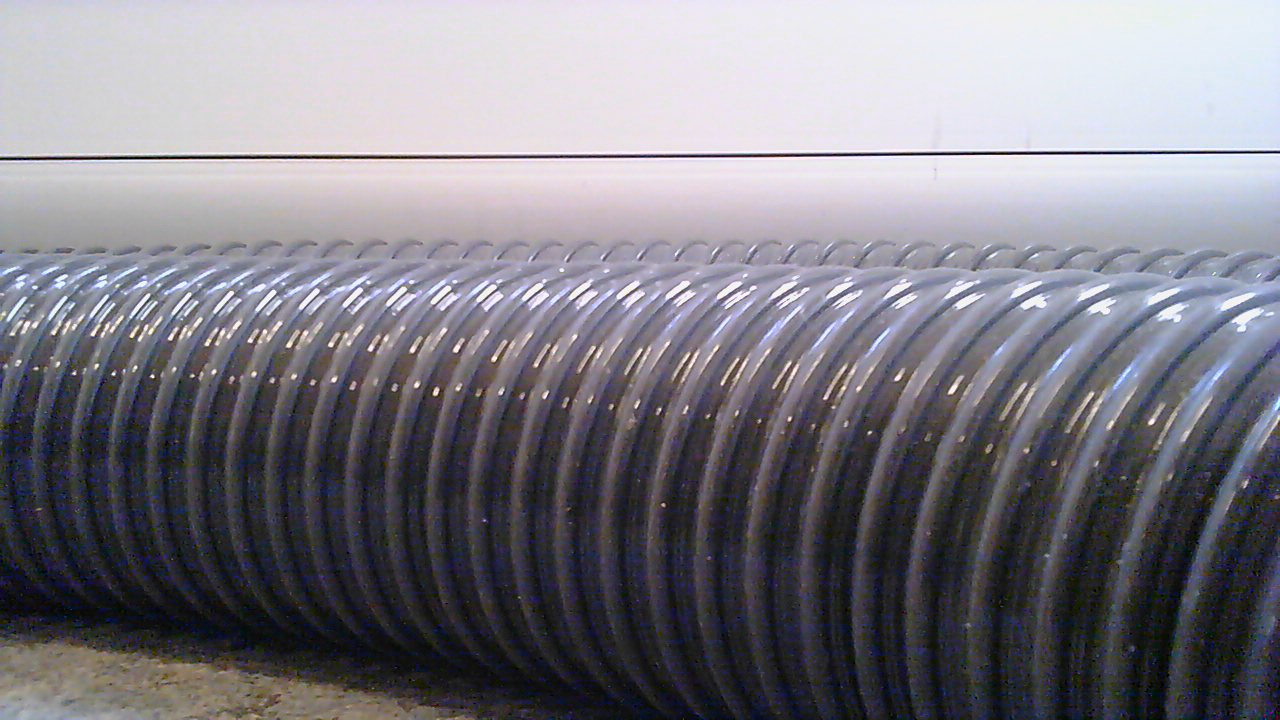
#> input picture preprocessing/input/WIN_20190214_12_47_51_Pro.png, 1280 x 720 px; its folder holds only this picture in this run
$ python pro.py   (older library calls are emulated)
#> lines starting #> are read from the running program, lines starting #| are printed output that depends on the picture
import cv2
import matplotlib.pyplot as plt
import numpy as np

def plot_image(image, name="", plt_show=True):
	'''
	Plots one image
	:param image: the image to plot
	:param img_shape: the shape of the image
	:param plt_show: debug parameter, if false it wont plot the image
	:param number of color channels, 1 for greyscale and 3 for color
	:param name: title of image default: ""
	'''

	img_shape = np.asarray(image).shape

	fig = plt.figure()
	fig.canvas.set_window_title(name)
	plt.title(name)
	if len(img_shape) == 4:
		cpy = image.reshape((img_shape[0], img_shape[1], 4))
		cv2.imwrite("output/cpy.png", cpy)
		cpy = cv2.imread("output/cpy.png")
		cpy = cv2.cvtColor(cpy, cv2.COLOR_BGR2RGB)
		plt.imshow(cpy, interpolation='nearest')
	elif len(img_shape) == 3:
		cpy = image.reshape((img_shape[0], img_shape[1], 3))
		cpy = cv2.cvtColor(cpy, cv2.COLOR_BGR2RGB)
		cv2.imwrite("output/cpy.png", cpy)
		cpy = cv2.imread("output/cpy.png")
		plt.imshow(cpy, interpolation='nearest')
	else:
		cv2.imwrite("output/cpy.png", image)
		cpy = cv2.imread("output/cpy.png")
		plt.imshow(cpy, interpolation='nearest', cmap='gray')

	if plt_show == True:
		plt.show()


def rm_green(img, height, width, r_threshold=80, g_threshold=90, b_threshold=80):
	"""
	Makes the any pixel within a color range white and any pixel above that pixel white.
	Can be used for removing redundant information if you have a color boundary.
	Example: If you have an image:
	OOOOOOOOOOO
	#O#########
	O#OO###OO##
	OOOOOOOOOOO
	OOOOOOOOOOO

	where
	# represents within threshold
	O represents any color
	@ represents white

	then the output image would be
	@@@@@@@@@@@
	@O@@@@@@@@@
	O@OO@@@OO@@
	OOOOOOOOOOO
	OOOOOOOOOOO


	:param img: the image to process
	:param height: the height of the input image
	:param width: the width of the input image
	:param r_threshold: the threshold for the red color range
	:param g_threshold: the threshold for the green color range
	:param b_threshold: the threshold for the blue color range
	:return: the processed image and the lowest non white pixel
	"""

	# create a copy of image to avoid editing the original image
	green = cv2.cvtColor(img, cv2.COLOR_BGR2RGB)
	bottom = height
	for hor in range(width):
		found = False
		for vert in range(height):
			# reverses the range, if range(0,3) then hori and verti start at 3 and stop at 0
			hori = width - hor - 1
			verti = height - vert - 1

			# if a pixel within the threshold boundary has been found, then make the whole column white above said pixel
			if found:
				green[verti][hori] = 255
			else:
				# if the pixel is within the threshold boundary then set found to true and
				# change the pixel at that point to be white
				if green[verti][hori][0] < r_threshold:
					if green[verti][hori][1] > g_threshold:
						if green[verti][hori][2] < b_threshold:
							found = True
							green[verti][hori] = 255
							if verti < bottom:
								bottom = verti
	return green, bottom

def rm_line(img, height, width):
	"""
	Looks at the bottom line of the image and if a pixel is white, then make all pixels above it black
	:param img: the image to process
	:param height: the height of the input image
	:param width: the width of the input image
	:return: the processed image
	"""

	# create a copy of image to avoid editing the original image
	line = cv2.cvtColor(img, cv2.COLOR_BGR2RGB)
	x = height - 1
	for i in range(width):
		# if the pixel at the bottom is white then remove any pixels above it
		if (line[x][i][0] == 255) & (line[x][i][0] == 255) & (line[x][i][0] == 255):
			cv2.line(line, (i, 0), (i, height), (0, 0, 0), 1)

	return line


def process(img):
	# set height and width

	# convert to float32 for cv2
	img = img.astype(np.float32)

	img = cv2.resize(img, (200, 200))

	height = img.shape[0]
	width = img.shape[1]

	strength = 50

	img[np.where((img < [strength, strength, strength]).all(axis=2))] = [0, 255, 0]

	# create blur kernel
	blur_size = 5
	kernel = np.ones((blur_size, blur_size), np.float32) / (blur_size * blur_size)

	# blur image (Only use blur if needed. Lower resolution need less blur. Changing kernel can help too.)
	img = cv2.filter2D(img, -1, kernel)

	# removes the green top of the image
	img, top = rm_green(img, height, width)                                             # slow (cpp) = 0.148861885

	# convert back to int
	img = img.astype(np.int)

	#print(end-start)
	########
	# optimization notes:
	# numbers are the best of 3 attempts
	# optimized for 200x200 0.432s -> 0.314s -> 0.156s -> 0.147s -> 0.136s -> 0.132s -> 0.118
	########

	return img


def plot_process(imgs):
	names = []
	names.append("Original image")
	names.append("Highlight edge")
	names.append("Blurred edge")
	names.append("Remove above edge")

	for i in range(len(imgs)):
		plot_image(imgs[i], names[i])

def plot_one(img, name):
	# plotting
	plot_image(img, name=name)

def get_images(path):
	import glob
	images = []
	for filename in glob.glob(path):  # assuming gif
		image = cv2.imread(filename)
		images.append(image)
	return images

def main():
	# read image from file
	images = get_images('input/*.png')
#> in get_images, image is the input picture: shape (720, 1280, 3); mean B, G, R 132.1, 123.9, 126
#> images = 1 item


	for img in images:
		img = cv2.resize(img, (200, 200))
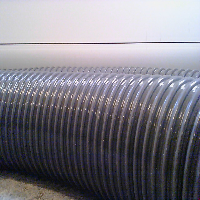
#> img: shape (200, 200, 3); mean of channels 0, 1, 2 132, 123.8, 125.9; drawn as B, G, R
		imgs = process(img)
#> in process, `img[np.where((img < [strength, strength, strength]).all(axis=2))] = [0..`:
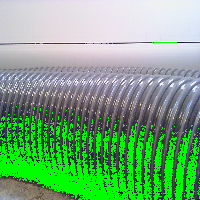
#> img: shape (200, 200, 3) float32; mean of channels 0, 1, 2 125.5, 169.3, 120.1; drawn as B, G, R
#> in process, `img = cv2.filter2D(img, -1, kernel)`:
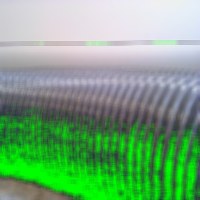
#> img: shape (200, 200, 3) float32; mean of channels 0, 1, 2 125.5, 169.3, 120.1; drawn as B, G, R
#> after the loop in rm_green, `for hor in range(width):`:
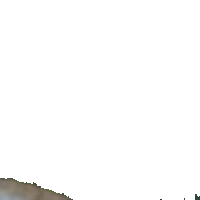
#> green: shape (200, 200, 3) float32; mean R, G, B 251.6, 251.4, 251.1
#> in process, `img, top = rm_green(img, height, width)`: top = 177
		plot_process(imgs)
#> in plot_image, `plt.show()`:
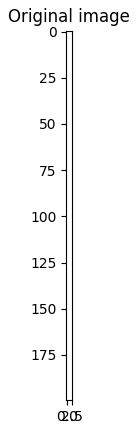
#> figure drawn by matplotlib, 1 panel
		# plot_image(imgs[-1])


if __name__ == '__main__':
#> (the run stopped early here; a loop or call above may not have finished)

$ run again, on preprocessing/input/WIN_20190214_12_48_09_Pro.png
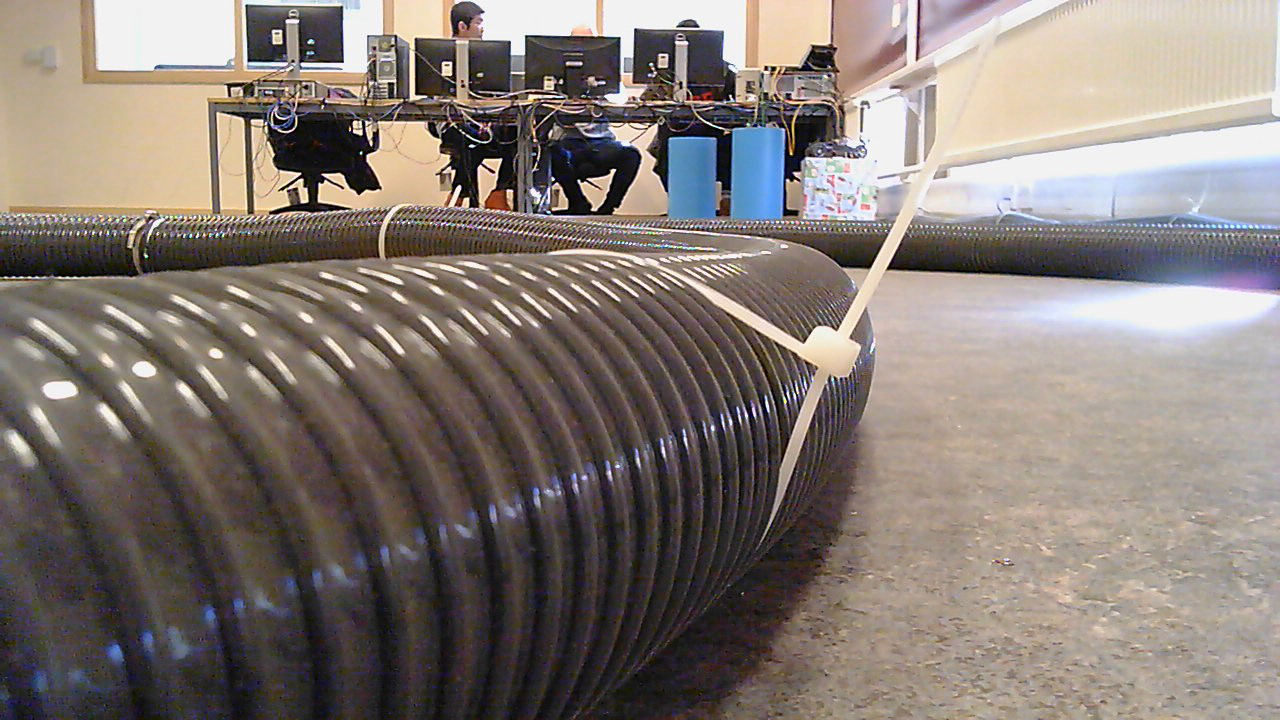
#> input picture preprocessing/input/WIN_20190214_12_48_09_Pro.png, 1280 x 720 px
#> in get_images, image is the input picture: shape (720, 1280, 3); mean B, G, R 116.8, 122.7, 132.5
#> images = 1 item
#> after the loop in rm_green, `for hor in range(width):`:
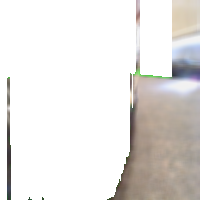
#> green: shape (200, 200, 3) float32; mean R, G, B 230.7, 228.1, 225.8
#> top = 71
#> in plot_image, `plt.show()`:
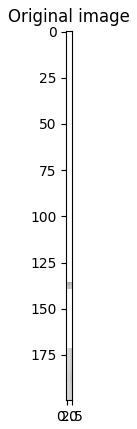
#> figure drawn by matplotlib, 1 panel

$ run again, on preprocessing/input/WIN_20190214_12_48_12_Pro.png
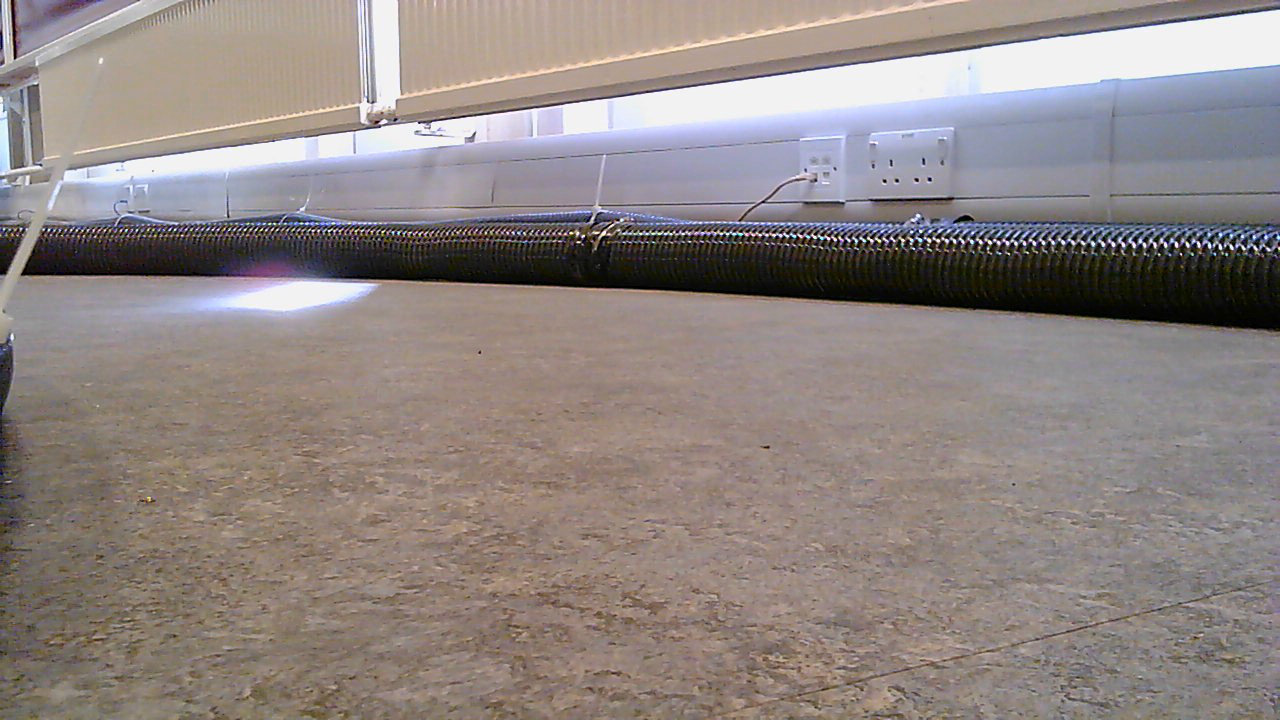
#> input picture preprocessing/input/WIN_20190214_12_48_12_Pro.png, 1280 x 720 px
#> in get_images, image is the input picture: shape (720, 1280, 3); mean B, G, R 130.8, 133.6, 143.4
#> images = 1 item
#> in process, `img[np.where((img < [strength, strength, strength]).all(axis=2))] = [0..`:
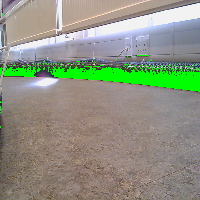
#> img: shape (200, 200, 3) float32; mean of channels 0, 1, 2 129.6, 147.7, 141.7; drawn as B, G, R
#> after the loop in rm_green, `for hor in range(width):`:
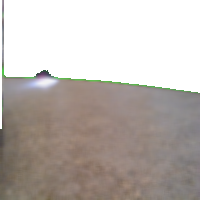
#> green: shape (200, 200, 3) float32; mean R, G, B 188.7, 181.4, 176.7
#> top = 69

$ run again, on preprocessing/input/WIN_20190214_12_48_17_Pro.png
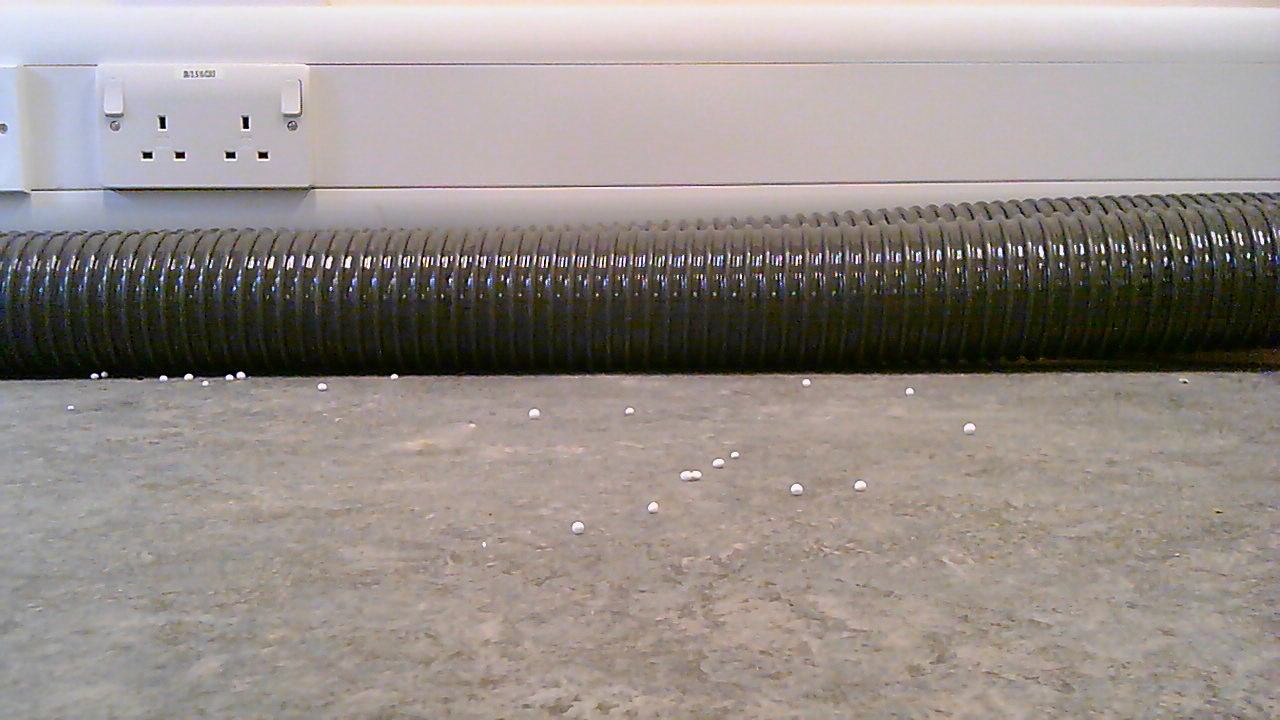
#> input picture preprocessing/input/WIN_20190214_12_48_17_Pro.png, 1280 x 720 px
#> in get_images, image is the input picture: shape (720, 1280, 3); mean B, G, R 137.3, 141.5, 149.9
#> images = 1 item
#> in process, `img[np.where((img < [strength, strength, strength]).all(axis=2))] = [0..`:
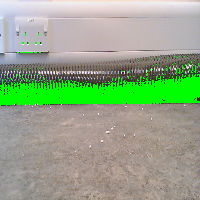
#> img: shape (200, 200, 3) float32; mean of channels 0, 1, 2 135.9, 167.1, 147.2; drawn as B, G, R
#> after the loop in rm_green, `for hor in range(width):`:
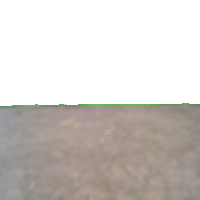
#> green: shape (200, 200, 3) float32; mean R, G, B 209.8, 205, 201
#> top = 102
